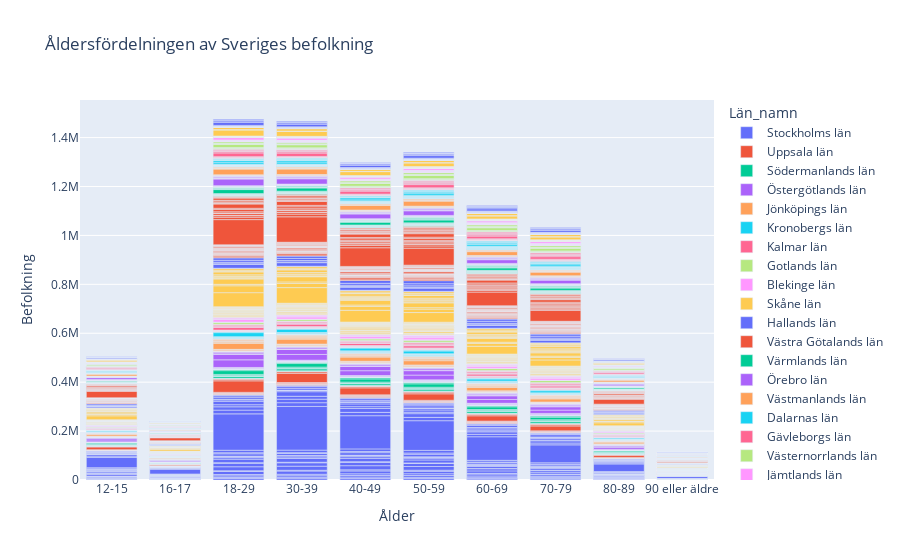

Source (notebook cell):
### Code cell
fig = px.bar(
    data_frame=df_vaccine,
    
    x="Ålder",
    y="Befolkning",
    color = "Län_namn",
    labels={"Ålder": "Ålder", "befolkning": "Befolkning"},
    title="Åldersfördelningen av Sveriges befolkning",
    
)
fig.show()

### Figure 1 — Plotly figure (JSON) as saved in the notebook; plotly's stock layout.template omitted (floating-point values rounded to 4 significant figures; data arrays with more than 128 entries replaced by an {"elided": "..."} marker saying what was removed)
{"data": [{"alignmentgroup": "True", "hovertemplate": "Län_namn=Stockholms län<br>Ålder=%{x}<br>Befolkning=%{y}<extra></extra>", "legendgroup": "Stockholms län", "marker": {"color": "#636efa", "pattern": {"shape": ""}}, "name": "Stockholms län", "offsetgroup": "Stockholms län", "orientation": "v", "showlegend": true, "textposition": "auto", "type": "bar", "x": {"elided": "260 str values"}, "xaxis": "x", "y": {"elided": "260 int values"}, "yaxis": "y"}, {"alignmentgroup": "True", "hovertemplate": "Län_namn=Uppsala län<br>Ålder=%{x}<br>Befolkning=%{y}<extra></extra>", "legendgroup": "Uppsala län", "marker": {"color": "#EF553B", "pattern": {"shape": ""}}, "name": "Uppsala län", "offsetgroup": "Uppsala län", "orientation": "v", "showlegend": true, "textposition": "auto", "type": "bar", "x": ["12-15", "16-17", "18-29", "30-39", "40-49", "50-59", "60-69", "70-79", "80-89", "90 eller äldre", "12-15", "16-17", "18-29", "30-39", "40-49", "50-59", "60-69", "70-79", "80-89", "90 eller äldre", "12-15", "16-17", "18-29", "30-39", "40-49", "50-59", "60-69", "70-79", "80-89", "90 eller äldre", "12-15", "16-17", "18-29", "30-39", "40-49", "50-59", "60-69", "70-79", "80-89", "90 eller äldre", "12-15", "16-17", "18-29", "30-39", "40-49", "50-59", "60-69", "70-79", "80-89", "90 eller äldre", "12-15", "16-17", "18-29", "30-39", "40-49", "50-59", "60-69", "70-79", "80-89", "90 eller äldre", "12-15", "16-17", "18-29", "30-39", "40-49", "50-59", "60-69", "70-79", "80-89", "90 eller äldre", "12-15", "16-17", "18-29", "30-39", "40-49", "50-59", "60-69", "70-79", "80-89", "90 eller äldre"], "xaxis": "x", "y": [1290, 649, 2830, 2884, 3075, 3362, 2075, 2135, 898, 136, 492, 223, 1099, 1131, 1090, 1314, 1230, 1165, 557, 102, 1254, 595, 2532, 2919, 3071, 2476, 1542, 1472, 516, 107, 676, 275, 1739, 1820, 1494, 1842, 1929, 1684, 845, 176, 988, 461, 2631, 2690, 2367, 2802, 2573, 2491, 1219, 308, 10934, 5149, 46902, 37114, 28677, 26330, 21772, 19982, 8801, 2160, 2328, 1139, 6269, 6529, 5440, 6312, 5205, 4790, 2279, 523, 935, 485, 2489, 2600, 2287, 2850, 3066, 3195, 1402, 303], "yaxis": "y"}, {"alignmentgroup": "True", "hovertemplate": "Län_namn=Södermanlands län<br>Ålder=%{x}<br>Befolkning=%{y}<extra></extra>", "legendgroup": "Södermanlands län", "marker": {"color": "#00cc96", "pattern": {"shape": ""}}, "name": "Södermanlands län", "offsetgroup": "Södermanlands län", "orientation": "v", "showlegend": true, "textposition": "auto", "type": "bar", "x": ["12-15", "16-17", "18-29", "30-39", "40-49", "50-59", "60-69", "70-79", "80-89", "90 eller äldre", "12-15", "16-17", "18-29", "30-39", "40-49", "50-59", "60-69", "70-79", "80-89", "90 eller äldre", "12-15", "16-17", "18-29", "30-39", "40-49", "50-59", "60-69", "70-79", "80-89", "90 eller äldre", "12-15", "16-17", "18-29", "30-39", "40-49", "50-59", "60-69", "70-79", "80-89", "90 eller äldre", "12-15", "16-17", "18-29", "30-39", "40-49", "50-59", "60-69", "70-79", "80-89", "90 eller äldre", "12-15", "16-17", "18-29", "30-39", "40-49", "50-59", "60-69", "70-79", "80-89", "90 eller äldre", "12-15", "16-17", "18-29", "30-39", "40-49", "50-59", "60-69", "70-79", "80-89", "90 eller äldre", "12-15", "16-17", "18-29", "30-39", "40-49", "50-59", "60-69", "70-79", "80-89", "90 eller äldre", "12-15", "16-17", "18-29", "30-39", "40-49", "50-59", "60-69", "70-79", "80-89", "90 eller äldre"], "xaxis": "x", "y": [391, 226, 1144, 909, 938, 1211, 1193, 1253, 524, 104, 607, 255, 1206, 1390, 1478, 1511, 1372, 1448, 581, 108, 2826, 1440, 7260, 7273, 6668, 7161, 6633, 6765, 3447, 760, 548, 266, 1343, 1452, 1322, 1438, 1517, 1663, 844, 182, 745, 374, 1849, 1582, 1697, 2108, 2195, 2366, 1093, 208, 1660, 810, 4657, 4305, 3736, 4319, 4136, 3934, 1868, 476, 5464, 2729, 15448, 14378, 12851, 13885, 11347, 10572, 5054, 1162, 2020, 1061, 4301, 4685, 4769, 5210, 4360, 4448, 1926, 378, 743, 330, 1586, 1680, 1814, 2045, 1723, 1961, 759, 132], "yaxis": "y"}, {"alignmentgroup": "True", "hovertemplate": "Län_namn=Östergötlands län<br>Ålder=%{x}<br>Befolkning=%{y}<extra></extra>", "legendgroup": "Östergötlands län", "marker": {"color": "#ab63fa", "pattern": {"shape": ""}}, "name": "Östergötlands län", "offsetgroup": "Östergötlands län", "orientation": "v", "showlegend": true, "textposition": "auto", "type": "bar", "x": {"elided": "130 str values"}, "xaxis": "x", "y": {"elided": "130 int values"}, "yaxis": "y"}, {"alignmentgroup": "True", "hovertemplate": "Län_namn=Jönköpings län<br>Ålder=%{x}<br>Befolkning=%{y}<extra></extra>", "legendgroup": "Jönköpings län", "marker": {"color": "#FFA15A", "pattern": {"shape": ""}}, "name": "Jönköpings län", "offsetgroup": "Jönköpings län", "orientation": "v", "showlegend": true, "textposition": "auto", "type": "bar", "x": {"elided": "130 str values"}, "xaxis": "x", "y": {"elided": "130 int values"}, "yaxis": "y"}, {"alignmentgroup": "True", "hovertemplate": "Län_namn=Kronobergs län<br>Ålder=%{x}<br>Befolkning=%{y}<extra></extra>", "legendgroup": "Kronobergs län", "marker": {"color": "#19d3f3", "pattern": {"shape": ""}}, "name": "Kronobergs län", "offsetgroup": "Kronobergs län", "orientation": "v", "showlegend": true, "textposition": "auto", "type": "bar", "x": ["12-15", "16-17", "18-29", "30-39", "40-49", "50-59", "60-69", "70-79", "80-89", "90 eller äldre", "12-15", "16-17", "18-29", "30-39", "40-49", "50-59", "60-69", "70-79", "80-89", "90 eller äldre", "12-15", "16-17", "18-29", "30-39", "40-49", "50-59", "60-69", "70-79", "80-89", "90 eller äldre", "12-15", "16-17", "18-29", "30-39", "40-49", "50-59", "60-69", "70-79", "80-89", "90 eller äldre", "12-15", "16-17", "18-29", "30-39", "40-49", "50-59", "60-69", "70-79", "80-89", "90 eller äldre", "12-15", "16-17", "18-29", "30-39", "40-49", "50-59", "60-69", "70-79", "80-89", "90 eller äldre", "12-15", "16-17", "18-29", "30-39", "40-49", "50-59", "60-69", "70-79", "80-89", "90 eller äldre", "12-15", "16-17", "18-29", "30-39", "40-49", "50-59", "60-69", "70-79", "80-89", "90 eller äldre"], "xaxis": "x", "y": [454, 208, 1145, 1095, 1083, 1273, 1089, 1109, 550, 158, 493, 229, 975, 966, 991, 1060, 987, 1072, 450, 119, 527, 281, 1353, 1310, 1336, 1702, 1685, 1604, 865, 243, 1078, 522, 2465, 2528, 2435, 2392, 2354, 2187, 1024, 317, 989, 424, 2052, 2477, 2460, 2252, 1813, 1721, 840, 238, 501, 221, 1300, 1223, 1146, 1330, 1180, 1246, 632, 158, 4689, 2307, 16358, 13427, 11510, 11160, 9054, 8768, 4335, 1005, 1324, 672, 3471, 3518, 3334, 3883, 3393, 3249, 1701, 428], "yaxis": "y"}, {"alignmentgroup": "True", "hovertemplate": "Län_namn=Kalmar län<br>Ålder=%{x}<br>Befolkning=%{y}<extra></extra>", "legendgroup": "Kalmar län", "marker": {"color": "#FF6692", "pattern": {"shape": ""}}, "name": "Kalmar län", "offsetgroup": "Kalmar län", "orientation": "v", "showlegend": true, "textposition": "auto", "type": "bar", "x": ["12-15", "16-17", "18-29", "30-39", "40-49", "50-59", "60-69", "70-79", "80-89", "90 eller äldre", "12-15", "16-17", "18-29", "30-39", "40-49", "50-59", "60-69", "70-79", "80-89", "90 eller äldre", "12-15", "16-17", "18-29", "30-39", "40-49", "50-59", "60-69", "70-79", "80-89", "90 eller äldre", "12-15", "16-17", "18-29", "30-39", "40-49", "50-59", "60-69", "70-79", "80-89", "90 eller äldre", "12-15", "16-17", "18-29", "30-39", "40-49", "50-59", "60-69", "70-79", "80-89", "90 eller äldre", "12-15", "16-17", "18-29", "30-39", "40-49", "50-59", "60-69", "70-79", "80-89", "90 eller äldre", "12-15", "16-17", "18-29", "30-39", "40-49", "50-59", "60-69", "70-79", "80-89", "90 eller äldre", "12-15", "16-17", "18-29", "30-39", "40-49", "50-59", "60-69", "70-79", "80-89", "90 eller äldre", "12-15", "16-17", "18-29", "30-39", "40-49", "50-59", "60-69", "70-79", "80-89", "90 eller äldre", "12-15", "16-17", "18-29", "30-39", "40-49", "50-59", "60-69", "70-79", "80-89", "90 eller äldre", "12-15", "16-17", "18-29", "30-39", "40-49", "50-59", "60-69", "70-79", "80-89", "90 eller äldre", "12-15", "16-17", "18-29", "30-39", "40-49", "50-59", "60-69", "70-79", "80-89", "90 eller äldre"], "xaxis": "x", "y": [267, 132, 585, 573, 608, 739, 862, 736, 354, 69, 309, 167, 759, 709, 729, 1046, 989, 1035, 449, 101, 792, 371, 1377, 1712, 1896, 2024, 2105, 2316, 956, 160, 685, 301, 1550, 1523, 1414, 1902, 1998, 1806, 936, 223, 570, 300, 1503, 1546, 1417, 1734, 1765, 1705, 864, 184, 432, 211, 1076, 976, 1000, 1279, 1269, 1205, 659, 157, 3347, 1526, 11432, 10033, 8471, 8809, 7299, 6922, 3390, 842, 956, 441, 2393, 2546, 2109, 2697, 2443, 2365, 1358, 317, 1231, 662, 3489, 3235, 3102, 3645, 3093, 3237, 1720, 342, 1612, 750, 4056, 3964, 3802, 4864, 5027, 5305, 2624, 618, 682, 327, 1950, 1890, 1646, 2038, 1974, 1908, 1000, 235, 395, 196, 909, 949, 1040, 1399, 1845, 2024, 985, 180], "yaxis": "y"}, {"alignmentgroup": "True", "hovertemplate": "Län_namn=Gotlands län<br>Ålder=%{x}<br>Befolkning=%{y}<extra></extra>", "legendgroup": "Gotlands län", "marker": {"color": "#B6E880", "pattern": {"shape": ""}}, "name": "Gotlands län", "offsetgroup": "Gotlands län", "orientation": "v", "showlegend": true, "textposition": "auto", "type": "bar", "x": ["12-15", "16-17", "18-29", "30-39", "40-49", "50-59", "60-69", "70-79", "80-89", "90 eller äldre"], "xaxis": "x", "y": [2710, 1290, 7395, 6977, 6731, 8114, 8223, 7900, 3789, 795], "yaxis": "y"}, {"alignmentgroup": "True", "hovertemplate": "Län_namn=Blekinge län<br>Ålder=%{x}<br>Befolkning=%{y}<extra></extra>", "legendgroup": "Blekinge län", "marker": {"color": "#FF97FF", "pattern": {"shape": ""}}, "name": "Blekinge län", "offsetgroup": "Blekinge län", "orientation": "v", "showlegend": true, "textposition": "auto", "type": "bar", "x": ["12-15", "16-17", "18-29", "30-39", "40-49", "50-59", "60-69", "70-79", "80-89", "90 eller äldre", "12-15", "16-17", "18-29", "30-39", "40-49", "50-59", "60-69", "70-79", "80-89", "90 eller äldre", "12-15", "16-17", "18-29", "30-39", "40-49", "50-59", "60-69", "70-79", "80-89", "90 eller äldre", "12-15", "16-17", "18-29", "30-39", "40-49", "50-59", "60-69", "70-79", "80-89", "90 eller äldre", "12-15", "16-17", "18-29", "30-39", "40-49", "50-59", "60-69", "70-79", "80-89", "90 eller äldre"], "xaxis": "x", "y": [564, 294, 1641, 1538, 1345, 1915, 1656, 1614, 968, 226, 3218, 1664, 9694, 8393, 8158, 8337, 7117, 7302, 3628, 790, 1483, 732, 3363, 3326, 3414, 3858, 3363, 3495, 1859, 459, 1484, 729, 4062, 3818, 3543, 4477, 3837, 3842, 2115, 447, 768, 411, 2065, 1969, 1984, 2407, 2300, 2265, 1149, 241], "yaxis": "y"}, {"alignmentgroup": "True", "hovertemplate": "Län_namn=Skåne län<br>Ålder=%{x}<br>Befolkning=%{y}<extra></extra>", "legendgroup": "Skåne län", "marker": {"color": "#FECB52", "pattern": {"shape": ""}}, "name": "Skåne län", "offsetgroup": "Skåne län", "orientation": "v", "showlegend": true, "textposition": "auto", "type": "bar", "x": {"elided": "330 str values"}, "xaxis": "x", "y": {"elided": "330 int values"}, "yaxis": "y"}, {"alignmentgroup": "True", "hovertemplate": "Län_namn=Hallands län<br>Ålder=%{x}<br>Befolkning=%{y}<extra></extra>", "legendgroup": "Hallands län", "marker": {"color": "#636efa", "pattern": {"shape": ""}}, "name": "Hallands län", "offsetgroup": "Hallands län", "orientation": "v", "showlegend": true, "textposition": "auto", "type": "bar", "x": ["12-15", "16-17", "18-29", "30-39", "40-49", "50-59", "60-69", "70-79", "80-89", "90 eller äldre", "12-15", "16-17", "18-29", "30-39", "40-49", "50-59", "60-69", "70-79", "80-89", "90 eller äldre", "12-15", "16-17", "18-29", "30-39", "40-49", "50-59", "60-69", "70-79", "80-89", "90 eller äldre", "12-15", "16-17", "18-29", "30-39", "40-49", "50-59", "60-69", "70-79", "80-89", "90 eller äldre", "12-15", "16-17", "18-29", "30-39", "40-49", "50-59", "60-69", "70-79", "80-89", "90 eller äldre", "12-15", "16-17", "18-29", "30-39", "40-49", "50-59", "60-69", "70-79", "80-89", "90 eller äldre"], "xaxis": "x", "y": [551, 300, 1234, 1248, 1195, 1403, 1293, 1133, 574, 158, 5034, 2398, 15531, 14475, 12268, 13034, 11086, 10329, 5342, 1271, 1199, 613, 3004, 3127, 2987, 3437, 3445, 3390, 1511, 343, 2194, 1028, 5833, 5757, 5247, 5951, 5626, 5555, 2764, 676, 3206, 1522, 8107, 8476, 7879, 8502, 8218, 8033, 3621, 890, 5123, 2550, 9900, 9458, 11412, 12680, 8904, 8404, 4367, 867], "yaxis": "y"}, {"alignmentgroup": "True", "hovertemplate": "Län_namn=Västra Götalands län<br>Ålder=%{x}<br>Befolkning=%{y}<extra></extra>", "legendgroup": "Västra Götalands län", "marker": {"color": "#EF553B", "pattern": {"shape": ""}}, "name": "Västra Götalands län", "offsetgroup": "Västra Götalands län", "orientation": "v", "showlegend": true, "textposition": "auto", "type": "bar", "x": {"elided": "490 str values"}, "xaxis": "x", "y": {"elided": "490 int values"}, "yaxis": "y"}, {"alignmentgroup": "True", "hovertemplate": "Län_namn=Värmlands län<br>Ålder=%{x}<br>Befolkning=%{y}<extra></extra>", "legendgroup": "Värmlands län", "marker": {"color": "#00cc96", "pattern": {"shape": ""}}, "name": "Värmlands län", "offsetgroup": "Värmlands län", "orientation": "v", "showlegend": true, "textposition": "auto", "type": "bar", "x": {"elided": "160 str values"}, "xaxis": "x", "y": {"elided": "160 int values"}, "yaxis": "y"}, {"alignmentgroup": "True", "hovertemplate": "Län_namn=Örebro län<br>Ålder=%{x}<br>Befolkning=%{y}<extra></extra>", "legendgroup": "Örebro län", "marker": {"color": "#ab63fa", "pattern": {"shape": ""}}, "name": "Örebro län", "offsetgroup": "Örebro län", "orientation": "v", "showlegend": true, "textposition": "auto", "type": "bar", "x": ["12-15", "16-17", "18-29", "30-39", "40-49", "50-59", "60-69", "70-79", "80-89", "90 eller äldre", "12-15", "16-17", "18-29", "30-39", "40-49", "50-59", "60-69", "70-79", "80-89", "90 eller äldre", "12-15", "16-17", "18-29", "30-39", "40-49", "50-59", "60-69", "70-79", "80-89", "90 eller äldre", "12-15", "16-17", "18-29", "30-39", "40-49", "50-59", "60-69", "70-79", "80-89", "90 eller äldre", "12-15", "16-17", "18-29", "30-39", "40-49", "50-59", "60-69", "70-79", "80-89", "90 eller äldre", "12-15", "16-17", "18-29", "30-39", "40-49", "50-59", "60-69", "70-79", "80-89", "90 eller äldre", "12-15", "16-17", "18-29", "30-39", "40-49", "50-59", "60-69", "70-79", "80-89", "90 eller äldre", "12-15", "16-17", "18-29", "30-39", "40-49", "50-59", "60-69", "70-79", "80-89", "90 eller äldre", "12-15", "16-17", "18-29", "30-39", "40-49", "50-59", "60-69", "70-79", "80-89", "90 eller äldre", "12-15", "16-17", "18-29", "30-39", "40-49", "50-59", "60-69", "70-79", "80-89", "90 eller äldre", "12-15", "16-17", "18-29", "30-39", "40-49", "50-59", "60-69", "70-79", "80-89", "90 eller äldre", "12-15", "16-17", "18-29", "30-39", "40-49", "50-59", "60-69", "70-79", "80-89", "90 eller äldre"], "xaxis": "x", "y": [491, 187, 851, 1347, 1063, 1013, 913, 874, 434, 82, 254, 108, 576, 579, 551, 835, 795, 807, 381, 94, 815, 391, 1944, 2129, 1880, 2091, 1887, 1855, 826, 166, 398, 201, 1080, 950, 1040, 1356, 1284, 1394, 628, 140, 299, 143, 815, 724, 593, 915, 905, 940, 521, 98, 163, 88, 457, 425, 481, 653, 731, 701, 358, 72, 7733, 3542, 27125, 21701, 19150, 18815, 15153, 14289, 6599, 1585, 1263, 524, 2774, 3053, 2864, 2862, 2169, 2218, 1063, 219, 475, 272, 1277, 1199, 1192, 1542, 1654, 1696, 764, 153, 1422, 687, 4058, 3690, 3275, 4137, 3527, 3622, 1968, 408, 538, 254, 1109, 1233, 1213, 1387, 1344, 1511, 726, 122, 1138, 505, 2869, 2770, 2607, 3077, 2922, 3037, 1349, 342], "yaxis": "y"}, {"alignmentgroup": "True", "hovertemplate": "Län_namn=Västmanlands län<br>Ålder=%{x}<br>Befolkning=%{y}<extra></extra>", "legendgroup": "Västmanlands län", "marker": {"color": "#FFA15A", "pattern": {"shape": ""}}, "name": "Västmanlands län", "offsetgroup": "Västmanlands län", "orientation": "v", "showlegend": true, "textposition": "auto", "type": "bar", "x": ["12-15", "16-17", "18-29", "30-39", "40-49", "50-59", "60-69", "70-79", "80-89", "90 eller äldre", "12-15", "16-17", "18-29", "30-39", "40-49", "50-59", "60-69", "70-79", "80-89", "90 eller äldre", "12-15", "16-17", "18-29", "30-39", "40-49", "50-59", "60-69", "70-79", "80-89", "90 eller äldre", "12-15", "16-17", "18-29", "30-39", "40-49", "50-59", "60-69", "70-79", "80-89", "90 eller äldre", "12-15", "16-17", "18-29", "30-39", "40-49", "50-59", "60-69", "70-79", "80-89", "90 eller äldre", "12-15", "16-17", "18-29", "30-39", "40-49", "50-59", "60-69", "70-79", "80-89", "90 eller äldre", "12-15", "16-17", "18-29", "30-39", "40-49", "50-59", "60-69", "70-79", "80-89", "90 eller äldre", "12-15", "16-17", "18-29", "30-39", "40-49", "50-59", "60-69", "70-79", "80-89", "90 eller äldre", "12-15", "16-17", "18-29", "30-39", "40-49", "50-59", "60-69", "70-79", "80-89", "90 eller äldre", "12-15", "16-17", "18-29", "30-39", "40-49", "50-59", "60-69", "70-79", "80-89", "90 eller äldre"], "xaxis": "x", "y": [172, 102, 465, 450, 447, 602, 663, 686, 287, 60, 501, 249, 1089, 1238, 1146, 1332, 1188, 1294, 590, 127, 455, 198, 1032, 1012, 975, 1190, 1090, 1063, 477, 107, 824, 387, 2105, 2136, 1805, 2158, 1859, 1895, 1031, 207, 262, 127, 627, 651, 587, 715, 778, 812, 342, 83, 7520, 3747, 23221, 22451, 19137, 20524, 15701, 14704, 7545, 1772, 1116, 481, 2734, 2806, 2529, 2991, 2825, 2885, 1318, 306, 662, 331, 1574, 1639, 1469, 1753, 1539, 1525, 823, 191, 1220, 615, 3379, 3203, 2817, 3418, 3127, 3059, 1549, 369, 590, 299, 1793, 1663, 1457, 1881, 1713, 1845, 935, 201], "yaxis": "y"}, {"alignmentgroup": "True", "hovertemplate": "Län_namn=Dalarnas län<br>Ålder=%{x}<br>Befolkning=%{y}<extra></extra>", "legendgroup": "Dalarnas län", "marker": {"color": "#19d3f3", "pattern": {"shape": ""}}, "name": "Dalarnas län", "offsetgroup": "Dalarnas län", "orientation": "v", "showlegend": true, "textposition": "auto", "type": "bar", "x": {"elided": "150 str values"}, "xaxis": "x", "y": {"elided": "150 int values"}, "yaxis": "y"}, {"alignmentgroup": "True", "hovertemplate": "Län_namn=Gävleborgs län<br>Ålder=%{x}<br>Befolkning=%{y}<extra></extra>", "legendgroup": "Gävleborgs län", "marker": {"color": "#FF6692", "pattern": {"shape": ""}}, "name": "Gävleborgs län", "offsetgroup": "Gävleborgs län", "orientation": "v", "showlegend": true, "textposition": "auto", "type": "bar", "x": ["12-15", "16-17", "18-29", "30-39", "40-49", "50-59", "60-69", "70-79", "80-89", "90 eller äldre", "12-15", "16-17", "18-29", "30-39", "40-49", "50-59", "60-69", "70-79", "80-89", "90 eller äldre", "12-15", "16-17", "18-29", "30-39", "40-49", "50-59", "60-69", "70-79", "80-89", "90 eller äldre", "12-15", "16-17", "18-29", "30-39", "40-49", "50-59", "60-69", "70-79", "80-89", "90 eller äldre", "12-15", "16-17", "18-29", "30-39", "40-49", "50-59", "60-69", "70-79", "80-89", "90 eller äldre", "12-15", "16-17", "18-29", "30-39", "40-49", "50-59", "60-69", "70-79", "80-89", "90 eller äldre", "12-15", "16-17", "18-29", "30-39", "40-49", "50-59", "60-69", "70-79", "80-89", "90 eller äldre", "12-15", "16-17", "18-29", "30-39", "40-49", "50-59", "60-69", "70-79", "80-89", "90 eller äldre", "12-15", "16-17", "18-29", "30-39", "40-49", "50-59", "60-69", "70-79", "80-89", "90 eller äldre", "12-15", "16-17", "18-29", "30-39", "40-49", "50-59", "60-69", "70-79", "80-89", "90 eller äldre"], "xaxis": "x", "y": [241, 112, 597, 630, 583, 829, 873, 938, 310, 95, 426, 211, 1176, 1103, 906, 1331, 1342, 1233, 570, 125, 514, 264, 1310, 1323, 1190, 1500, 1538, 1636, 777, 181, 449, 206, 1029, 1052, 952, 1319, 1295, 1359, 547, 106, 850, 446, 2103, 2140, 1980, 2491, 2531, 2662, 1200, 279, 4877, 2351, 15177, 13928, 12372, 13418, 11209, 10475, 5147, 1061, 1742, 945, 4848, 4875, 4397, 5365, 4651, 4596, 2362, 477, 1124, 550, 2858, 2755, 2601, 3499, 3496, 3566, 1612, 355, 1200, 613, 3174, 3093, 2923, 3423, 3422, 3463, 1652, 394, 1778, 898, 4565, 4419, 4188, 4917, 4881, 5026, 2178, 460], "yaxis": "y"}, {"alignmentgroup": "True", "hovertemplate": "Län_namn=Västernorrlands län<br>Ålder=%{x}<br>Befolkning=%{y}<extra></extra>", "legendgroup": "Västernorrlands län", "marker": {"color": "#B6E880", "pattern": {"shape": ""}}, "name": "Västernorrlands län", "offsetgroup": "Västernorrlands län", "orientation": "v", "showlegend": true, "textposition": "auto", "type": "bar", "x": ["12-15", "16-17", "18-29", "30-39", "40-49", "50-59", "60-69", "70-79", "80-89", "90 eller äldre", "12-15", "16-17", "18-29", "30-39", "40-49", "50-59", "60-69", "70-79", "80-89", "90 eller äldre", "12-15", "16-17", "18-29", "30-39", "40-49", "50-59", "60-69", "70-79", "80-89", "90 eller äldre", "12-15", "16-17", "18-29", "30-39", "40-49", "50-59", "60-69", "70-79", "80-89", "90 eller äldre", "12-15", "16-17", "18-29", "30-39", "40-49", "50-59", "60-69", "70-79", "80-89", "90 eller äldre", "12-15", "16-17", "18-29", "30-39", "40-49", "50-59", "60-69", "70-79", "80-89", "90 eller äldre", "12-15", "16-17", "18-29", "30-39", "40-49", "50-59", "60-69", "70-79", "80-89", "90 eller äldre"], "xaxis": "x", "y": [378, 200, 1032, 965, 936, 1304, 1416, 1219, 623, 128, 829, 422, 2253, 2090, 2158, 2580, 2090, 2158, 971, 161, 1228, 561, 2991, 3009, 2752, 3140, 3007, 3383, 1594, 309, 4820, 2436, 13519, 12763, 12005, 13410, 11001, 10717, 5389, 1093, 738, 367, 2002, 1861, 1793, 2563, 2661, 2649, 1159, 275, 809, 394, 1986, 2057, 1913, 2427, 2740, 2591, 1352, 308, 2700, 1272, 6533, 6769, 6608, 7198, 6786, 6781, 3293, 692], "yaxis": "y"}, {"alignmentgroup": "True", "hovertemplate": "Län_namn=Jämtlands län<br>Ålder=%{x}<br>Befolkning=%{y}<extra></extra>", "legendgroup": "Jämtlands län", "marker": {"color": "#FF97FF", "pattern": {"shape": ""}}, "name": "Jämtlands län", "offsetgroup": "Jämtlands län", "orientation": "v", "showlegend": true, "textposition": "auto", "type": "bar", "x": ["12-15", "16-17", "18-29", "30-39", "40-49", "50-59", "60-69", "70-79", "80-89", "90 eller äldre", "12-15", "16-17", "18-29", "30-39", "40-49", "50-59", "60-69", "70-79", "80-89", "90 eller äldre", "12-15", "16-17", "18-29", "30-39", "40-49", "50-59", "60-69", "70-79", "80-89", "90 eller äldre", "12-15", "16-17", "18-29", "30-39", "40-49", "50-59", "60-69", "70-79", "80-89", "90 eller äldre", "12-15", "16-17", "18-29", "30-39", "40-49", "50-59", "60-69", "70-79", "80-89", "90 eller äldre", "12-15", "16-17", "18-29", "30-39", "40-49", "50-59", "60-69", "70-79", "80-89", "90 eller äldre", "12-15", "16-17", "18-29", "30-39", "40-49", "50-59", "60-69", "70-79", "80-89", "90 eller äldre", "12-15", "16-17", "18-29", "30-39", "40-49", "50-59", "60-69", "70-79", "80-89", "90 eller äldre"], "xaxis": "x", "y": [235, 97, 506, 593, 514, 723, 741, 724, 381, 76, 245, 142, 645, 625, 605, 922, 948, 923, 371, 91, 961, 450, 1483, 1853, 2044, 2033, 1781, 1722, 681, 133, 449, 220, 1245, 1254, 1127, 1427, 1691, 1676, 814, 190, 621, 263, 1663, 1938, 1641, 1514, 1333, 1018, 459, 92, 309, 166, 759, 828, 682, 905, 1024, 1004, 487, 113, 364, 188, 1169, 1160, 1049, 1393, 1446, 1476, 705, 163, 3052, 1447, 9348, 8878, 7629, 7834, 6991, 6990, 3260, 696], "yaxis": "y"}, {"alignmentgroup": "True", "hovertemplate": "Län_namn=Västerbottens län<br>Ålder=%{x}<br>Befolkning=%{y}<extra></extra>", "legendgroup": "Västerbottens län", "marker": {"color": "#FECB52", "pattern": {"shape": ""}}, "name": "Västerbottens län", "offsetgroup": "Västerbottens län", "orientation": "v", "showlegend": true, "textposition": "auto", "type": "bar", "x": {"elided": "150 str values"}, "xaxis": "x", "y": {"elided": "150 int values"}, "yaxis": "y"}, {"alignmentgroup": "True", "hovertemplate": "Län_namn=Norrbottens län<br>Ålder=%{x}<br>Befolkning=%{y}<extra></extra>", "legendgroup": "Norrbottens län", "marker": {"color": "#636efa", "pattern": {"shape": ""}}, "name": "Norrbottens län", "offsetgroup": "Norrbottens län", "orientation": "v", "showlegend": true, "textposition": "auto", "type": "bar", "x": {"elided": "140 str values"}, "xaxis": "x", "y": {"elided": "140 int values"}, "yaxis": "y"}], "layout": {"barmode": "relative", "legend": {"title": {"text": "Län_namn"}, "tracegroupgap": 0}, "title": {"text": "Åldersfördelningen av Sveriges befolkning"}, "xaxis": {"anchor": "y", "domain": [0, 1], "title": {"text": "Ålder"}}, "yaxis": {"anchor": "x", "domain": [0, 1], "title": {"text": "Befolkning"}}}}
